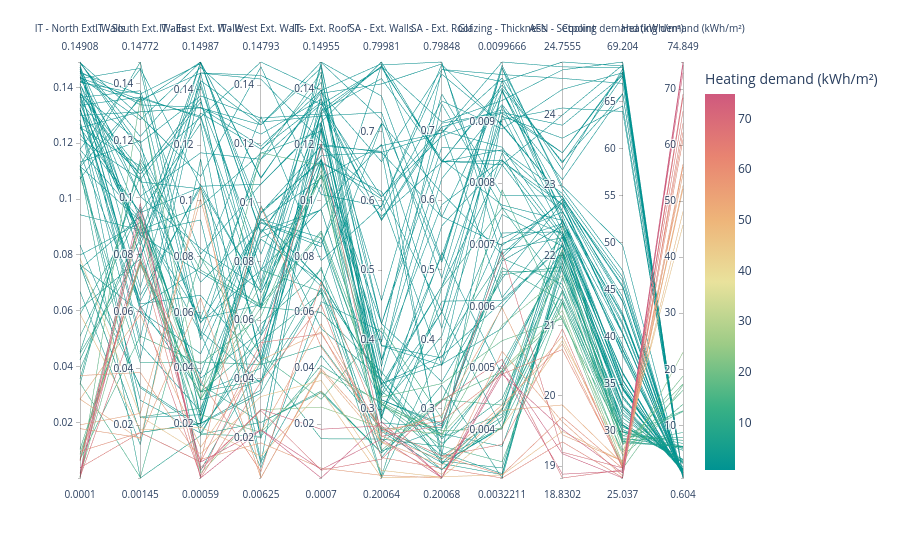

Notebook source saved alongside this figure:
### Code cell
import plotly
plotly.offline.init_notebook_mode(connected=True)
import plotly.express as px
fig = px.parallel_coordinates(results,color="Heating demand (kWh/m²)", dimensions=["IT - North Ext. Walls","IT - South Ext. Walls","IT - East Ext. Walls","IT - West Ext. Walls","IT - Ext. Roof","SA - Ext. Walls","SA - Ext. Roof", "Glazing - Thickness", "AFN - Setpoint", "Cooling demand (kWh/m²)","Heating demand (kWh/m²)" ],
    color_continuous_scale=px.colors.diverging.Temps)
fig.show()
